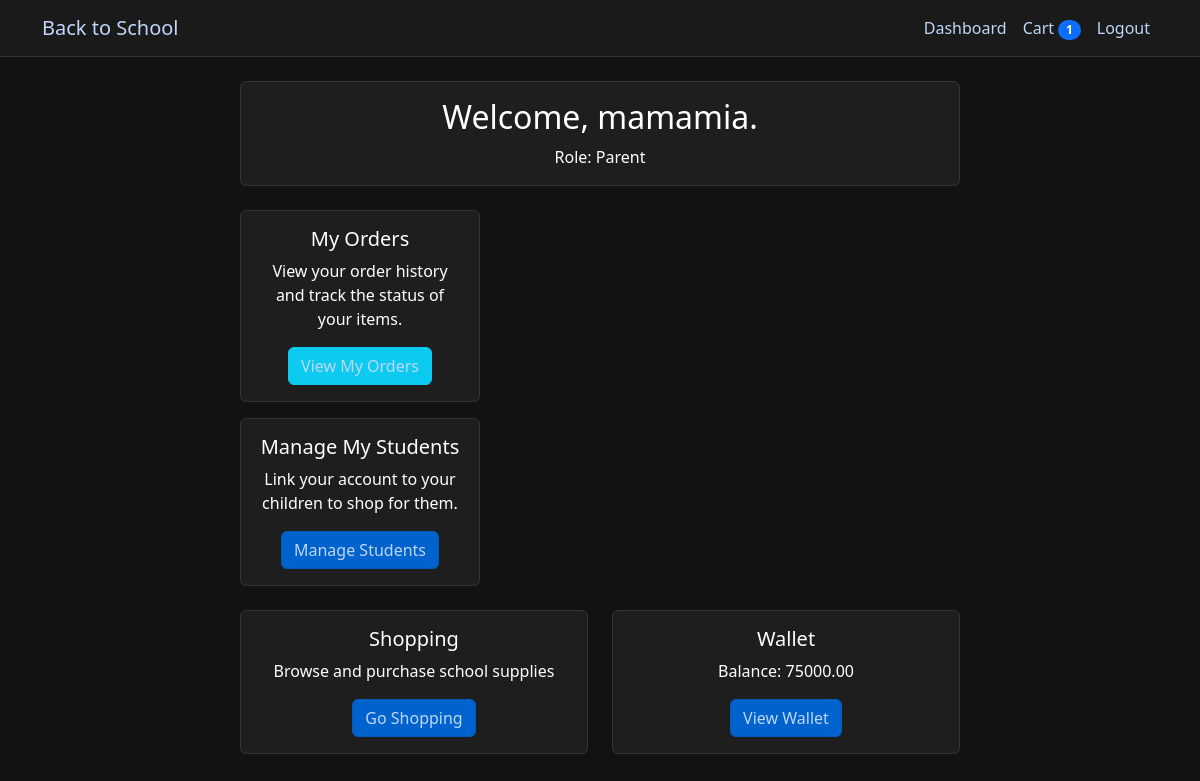
The page /dashboard (signed in) on the database its author committed.
### app.py (models this page shows, shortened)
class User(db.Model):
    id = db.Column(db.Integer, primary_key=True)
    username = db.Column(db.String(80), unique=True, nullable=False)
    email = db.Column(db.String(120), unique=True, nullable=False)
    password_hash = db.Column(db.String(128))
    role = db.Column(db.String(20))  # app_admin, parent, student, school_admin, retailer, donor
    is_approved = db.Column(db.Boolean, default=False)
    created_at = db.Column(db.DateTime, default=datetime.utcnow)
    school_id = db.Column(db.Integer, db.ForeignKey('school.id'))
    school = db.relationship('School', backref='users')
    children = db.relationship(
        'User',
        secondary=parent_student_association,
        primaryjoin=(parent_student_association.c.parent_id == id),
        secondaryjoin=(parent_student_association.c.student_id == id),
        backref=db.backref('parents'),
        lazy='dynamic'
    )

class Wallet(db.Model):
    id = db.Column(db.Integer, primary_key=True)
    user_id = db.Column(db.Integer, db.ForeignKey('user.id'), nullable=False, unique=True)
    balance = db.Column(db.Float, default=0.0)
    created_at = db.Column(db.DateTime, default=datetime.utcnow)
    updated_at = db.Column(db.DateTime, default=datetime.utcnow, onupdate=datetime.utcnow)
    user = db.relationship('User', backref=db.backref('wallet', uselist=False))
    transactions = db.relationship('WalletTransaction', backref='wallet', cascade='all, delete-orphan')

### app.py (the view)
@app.route('/dashboard')
@login_required
def dashboard():
    user = db.session.get(User, session['user_id'])
    return render_template('dashboard.html', user=user)

### app.py (called while the page is built)
def login_required(f):
    @wraps(f)
    def decorated_function(*args, **kwargs):
        if 'user_id' not in session:
            flash('Please log in to access this page', 'error')
            return redirect(url_for('login'))
        return f(*args, **kwargs)
    return decorated_function

@app.context_processor
def inject_current_user():
    if 'user_id' in session:
        user = db.session.get(User, session['user_id'])
        return {'current_user': user}
    return {'current_user': None}

@app.context_processor
def inject_cart_item_count():
    if 'user_id' in session and session['role'] in ['parent', 'student']:
        user = db.session.get(User, session['user_id'])
        cart = user.carts[0] if user.carts else None
        if cart and cart.items:
            return {'cart_item_count': len(cart.items)}
    return {'cart_item_count': 0}

### templates/dashboard.html (shortened to what this page needs)
{% extends "base.html" %}
{% block content %}
<div class="container">
    <div class="row">
        <div class="col-md-8 mx-auto text-center">
            <div class="card mb-4">
                <div class="card-body">
                    <h2 class="card-title">Welcome, {{ user.username }}.</h2>
                    <p class="card-text">Role: {{ user.role|capitalize }}</p>
                </div>
            </div>
            {% if user.role in ['parent', 'student'] %}
                <div class="col-md-4 mb-3">
                <div class="card h-100">
                    <div class="card-body">
                        <h5 class="card-title">My Orders</h5>
                        <p class="card-text">View your order history and track the status of your items.</p>
                        <a href="{{ url_for('order_list') }}" class="btn btn-info">View My Orders</a>
                    </div>
                </div>
            </div>
            <div class="col-md-4 mb-3">
                <div class="card h-100">
                    <div class="card-body">
                        <h5 class="card-title">Manage My Students</h5>
                        <p class="card-text">Link your account to your children to shop for them.</p>
                        <a href="{{ url_for('parent_manage_students') }}" class="btn btn-primary">Manage Students</a>
                    </div>
                </div>
            </div>
                <div class="row mt-4">
                    <div class="col-md-6 mb-3">
                        <div class="card h-100">
                            <div class="card-body">
                                <h5 class="card-title">Shopping</h5>
                                <p class="card-text">Browse and purchase school supplies</p>
                                <a href="{{ url_for('shop') }}" class="btn btn-primary">Go Shopping</a>
                            </div>
                        </div>
                    </div>
                    <div class="col-md-6 mb-3">
                        <div class="card h-100">
                            <div class="card-body">
                                <h5 class="card-title">Wallet</h5>
                                <p class="card-text">
                                    {% if user.wallet %}
                                        Balance: {{ "%.2f"|format(user.wallet.balance) }}
                                    {% else %}
                                        Balance: 0.00
                                    {% endif %}
                                </p>
                                <a href="{{ url_for('wallet') }}" class="btn btn-primary">View Wallet</a>
                            </div>
                        </div>
                    </div>
                </div>
            {% endif %}
        </div>
    </div>
</div>
{% endblock %}

### templates/base.html (style rules this page uses)
body { background-color: #121212; color: #ffffff; }
h1, h2, h3, h4, h5, h6, span, p { color: #ffffff !important; }
a { color:rgb(191, 215, 250) !important; }
.card { background-color: #1e1e1e; border: 1px solid #333; }
.btn-primary { background-color: #0062cc; border-color: #005cbf; }

### rows shown on the page
User: username "mamamia", role "Parent"
Wallet: wallet.balance "75000.00"

### other values the page prints
{{ cart_item_count }} "1"
